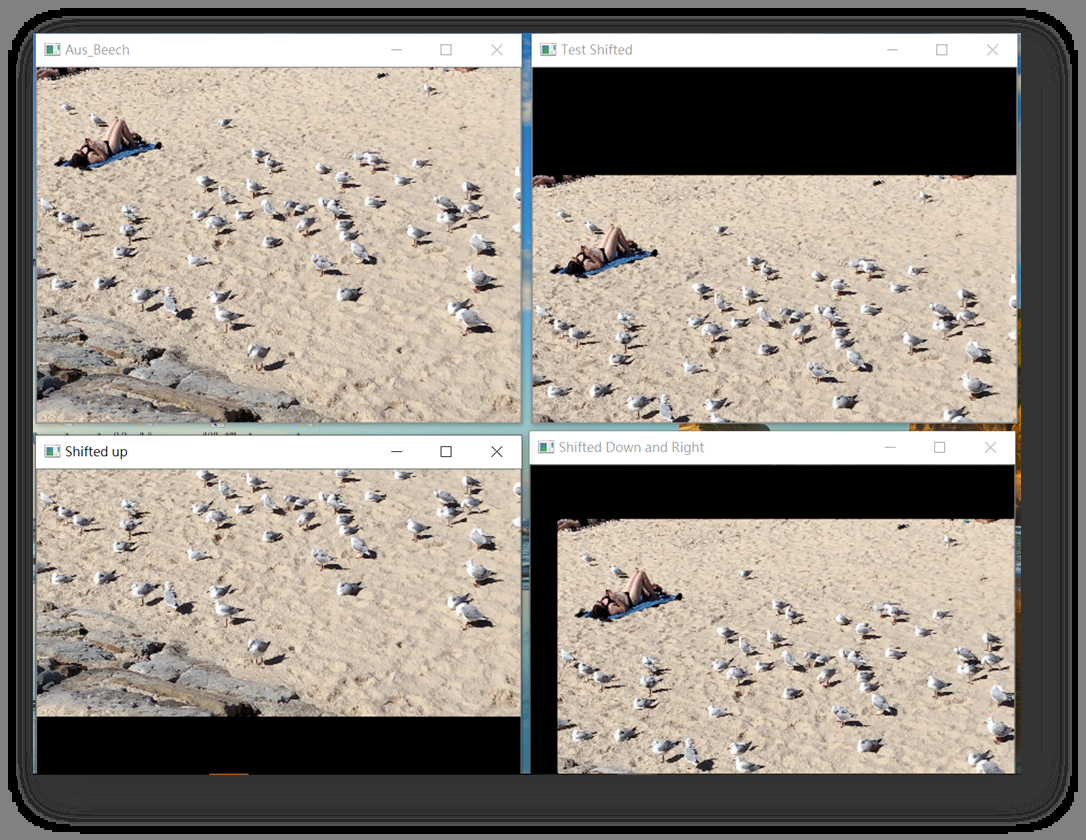
#> input picture Module 1 CV Basic Technical/chp_1_4_Image preproccesing/chp_1_4_1_Shift_Translate.png, 1086 x 840 px
$ python David_1_4_3_resize.py --image chp_1_4_1_Shift_Translate.png
#> lines starting #> are read from the running program, lines starting #| are printed output that depends on the picture
# python David_1_4_3_resize.py --image "../../../CV-PyImageSearch Gurus Course/Dataset/data/RM.jpg"

import argparse
import imutils
import cv2


# 1.Preprocessing

    # 1.1 construct the argument parser and parse the arguments
ap = argparse.ArgumentParser()
ap.add_argument("-i", "--image", required=True, help="Path to the image")
args = vars(ap.parse_args())

    # 1.2 load the image and show it
image = cv2.imread(args["image"])
#> image is the input picture: shape (840, 1086, 3); mean B, G, R 131.5, 140.2, 147.5
cv2.imshow("Original", image)


# 2.Multiple Resize function below :

    # 2.1 calculate the ratio of the new image :
    # we need to keep in mind aspect ratio so the image does not look skewed
    # or distorted -- therefore, we calculate the ratio of the new image to
    # the old image. Let's make our new image have a width of 150 pixels
r = 200.0 / image.shape[1]
#> r = 0.184
dim = (300, int(image.shape[0] * r))
#> dim = (300, 154)

    # perform the actual resizing of the image
resized = cv2.resize(image, dim, interpolation=cv2.INTER_AREA)
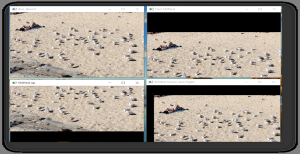
#> resized: shape (154, 300, 3); mean B, G, R 131.5, 140.2, 147.5
cv2.imshow("Resized (Width)", resized)

    # 2.2 Adjust the height and Width by ratio :
    # what if we wanted to adjust the height of the image? -- we can apply
    # the same concept, again keeping in mind the aspect ratio, but instead
    # calculating the ratio based on height -- let's make the height of the
    # resized image 50 pixels
r = 50.0 / image.shape[0]
#> r = 0.0595
dim = (int(image.shape[1] * r), 50)
#> dim = (64, 50)
resized = cv2.resize(image, dim, interpolation=cv2.INTER_AREA)
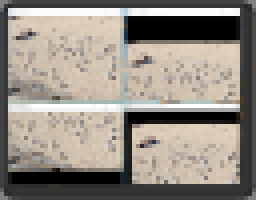
#> resized: shape (50, 64, 3) (shown 4 times larger); mean B, G, R 131.5, 140.1, 147.5
cv2.imshow("Resized (Height)", resized)

    # 2.3 resize width/ helght directly by value(直接數值轉換)
    # of course, calculating the ratio each and every time we want to resize
    # an image is a real pain -- let's create a  function where we can specify
    # our target width or height, and have it take care of the rest for us.
resized = imutils.resize(image, height=300)
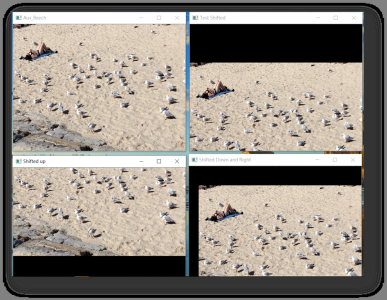
#> resized: shape (300, 387, 3); mean B, G, R 131.5, 140.2, 147.5
cv2.imshow("Resized height via Function", resized)

resized = imutils.resize(image, width=100)
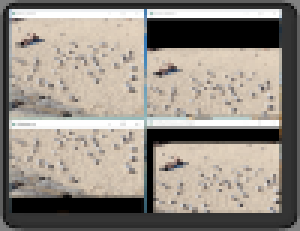
#> resized: shape (77, 100, 3) (shown 3 times larger); mean B, G, R 131.5, 140.2, 147.5
cv2.imshow("Resized width via Function", resized)
cv2.waitKey(0)

$ run again, on Module 1 CV Basic Technical/chp_1_4_Image preproccesing/chp_1_4_3_ResizeImage.png
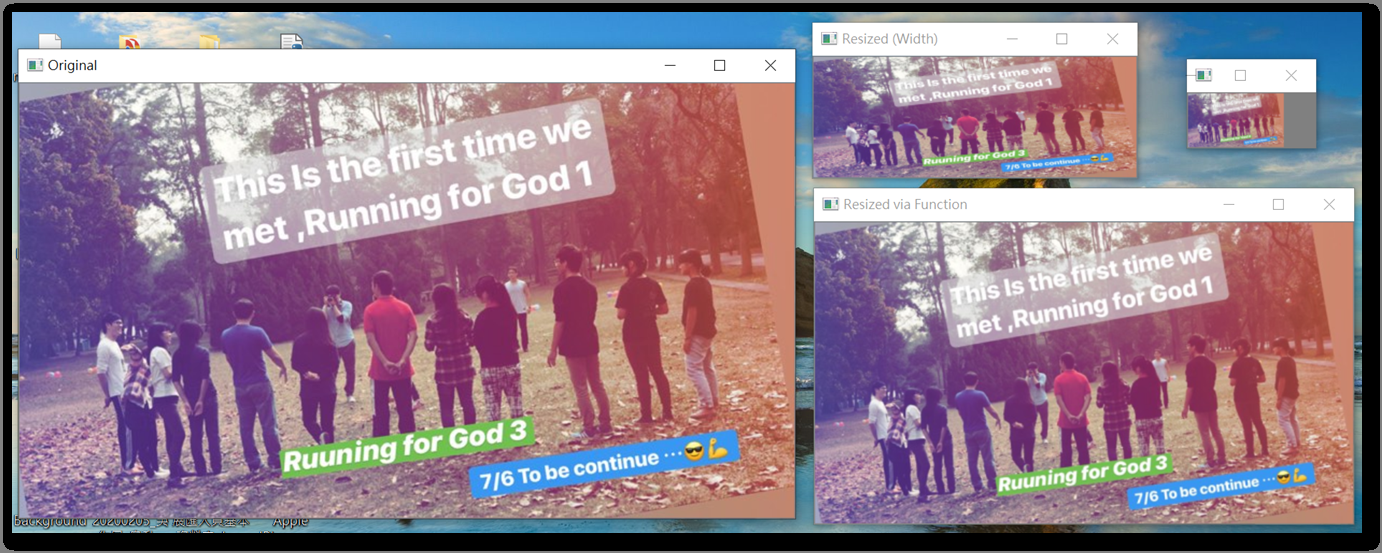
#> input picture Module 1 CV Basic Technical/chp_1_4_Image preproccesing/chp_1_4_3_ResizeImage.png, 1382 x 553 px
#> image is the input picture: shape (553, 1382, 3); mean B, G, R 141.7, 126, 147.7
#> `resized = cv2.resize(image, dim, interpolation=cv2.INTER_AREA)`:
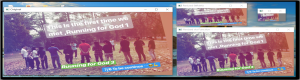
#> resized: shape (80, 300, 3); mean B, G, R 141.7, 126, 147.7
#> `resized = imutils.resize(image, width=100)`:
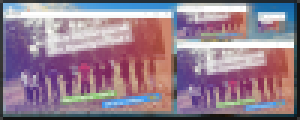
#> resized: shape (40, 100, 3) (shown 3 times larger); mean B, G, R 141.7, 126, 147.7

$ run again, on Module 1 CV Basic Technical/chp_1_4_Image preproccesing/chp_1_4_4_Flipping.png
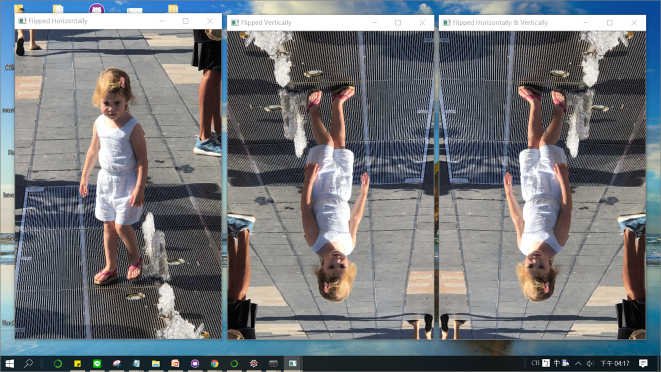
#> input picture Module 1 CV Basic Technical/chp_1_4_Image preproccesing/chp_1_4_4_Flipping.png, 1322 x 744 px (shown at 1/2 size)
#> image is the input picture: shape (744, 1322, 3); mean B, G, R 122.8, 118.6, 115
#> `resized = cv2.resize(image, dim, interpolation=cv2.INTER_AREA)`:
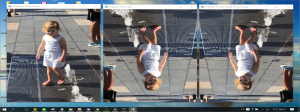
#> resized: shape (112, 300, 3); mean B, G, R 122.8, 118.6, 115
#> `resized = imutils.resize(image, width=100)`:
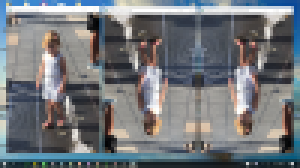
#> resized: shape (56, 100, 3) (shown 3 times larger); mean B, G, R 122.8, 118.6, 115

$ run again, on Module 1 CV Basic Technical/chp_1_4_Image preproccesing/chp_1_4_5_Cropping.png
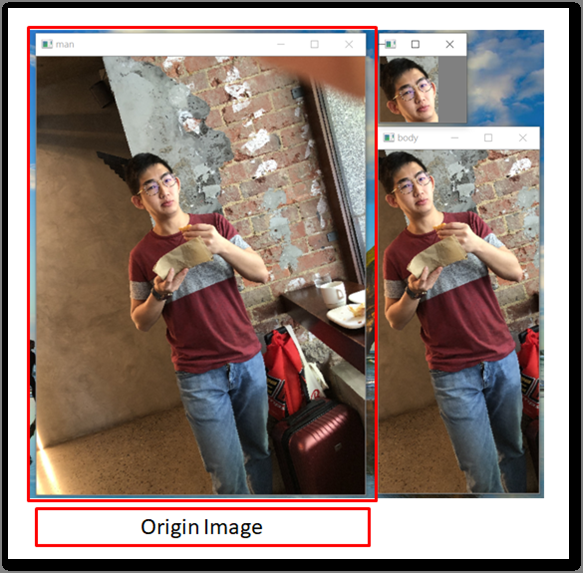
#> input picture Module 1 CV Basic Technical/chp_1_4_Image preproccesing/chp_1_4_5_Cropping.png, 583 x 573 px
#> image is the input picture: shape (573, 583, 3); mean B, G, R 119.6, 126.8, 143.9
#> `resized = cv2.resize(image, dim, interpolation=cv2.INTER_AREA)`:
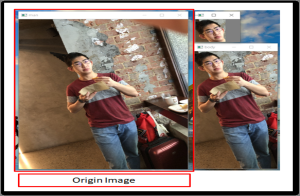
#> resized: shape (196, 300, 3); mean B, G, R 119.6, 126.8, 143.9
#> `resized = imutils.resize(image, width=100)`:
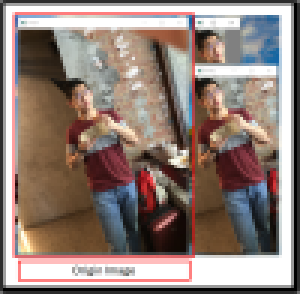
#> resized: shape (98, 100, 3) (shown 3 times larger); mean B, G, R 119.6, 126.8, 143.9
